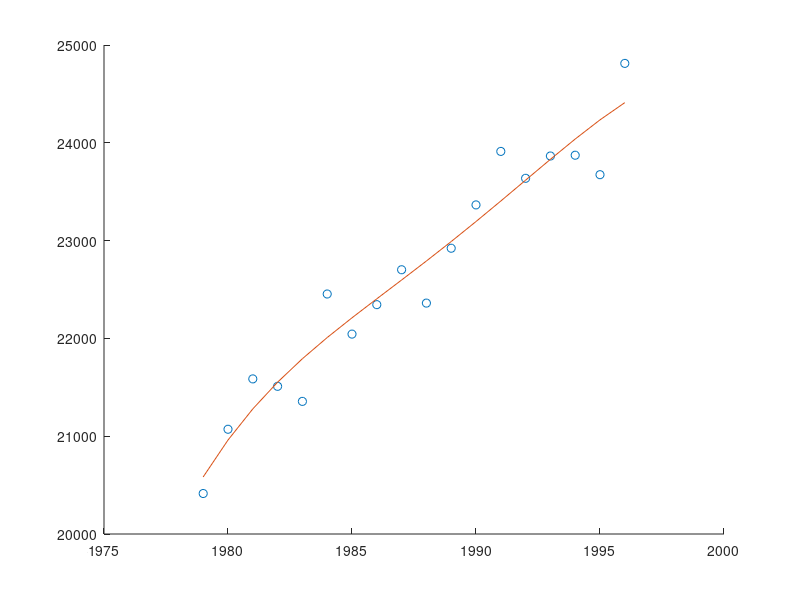
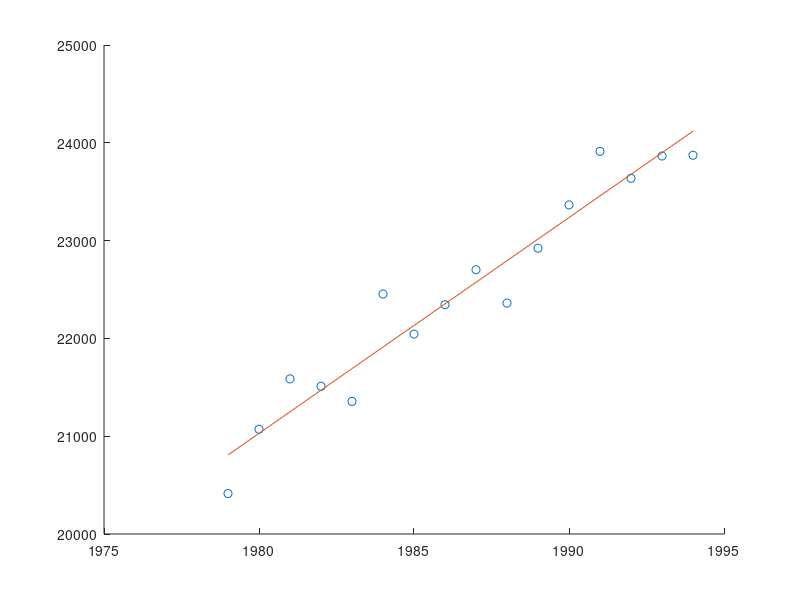

Here is the MATLAB script that generated these plots, in order:
% TOTAL vector -- amount of students 
TOTAL = [20414, 21071, 21586, 21510, 21356, 22454, 22044, 22345, 22702, 22361, 22922, 23365, 23912, 23637, 23865, 23873, 23674, 24812];

% scatterplot of 16 datapoints -- not correct
%plot(TOTAL, 'o');
% scatterplot -- hold command retains previous graph
hold on
YEAR = 1979:1996; 
plot(YEAR, TOTAL, 'o');

% linear fit of the data
A = polyfit(YEAR, TOTAL, 4);

% get y vector -- values of the linear fit 
Y = polyval(A, YEAR);

% plot the Y vector
plot(YEAR, Y);

hold off
figure()

% predict enrollments for 1995-1996
TOTAL_0 = [20414, 21071, 21586, 21510, 21356, 22454, 22044, 22345, 22702, 22361, 22922, 23365, 23912, 23637, 23865, 23873];
YEAR_0 = 1979:1994; 
hold on 
plot(YEAR_0, TOTAL_0, 'o');

% repeat of above but for prediction
B = polyfit(YEAR_0, TOTAL_0, 1);
Z = polyval(B, YEAR_0);
plot(YEAR_0, Z);


year_95_val = polyval(B, 1995);
year_96_val = polyval(B, 1996);

relative_err_95 = (abs(year_95_val-23674)/23674)*100
relative_err_96 = (abs(year_96_val-23674)/24812)*100


